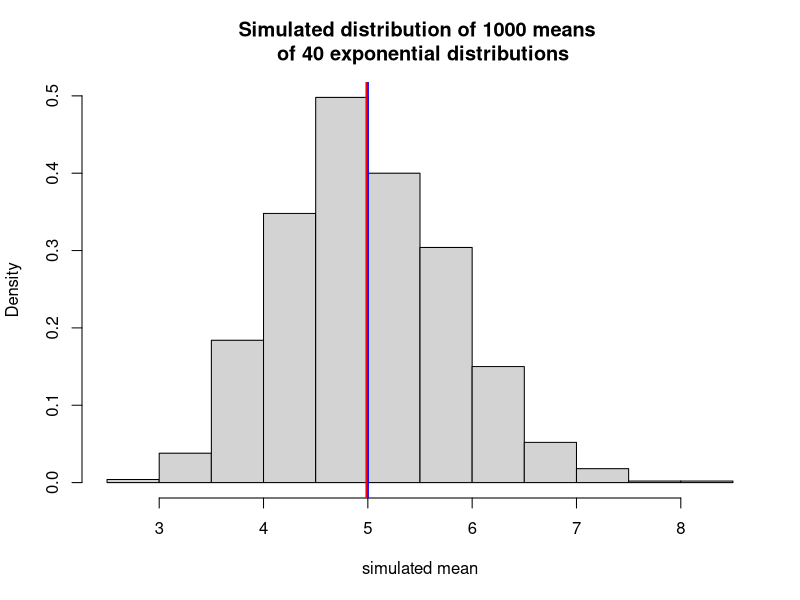
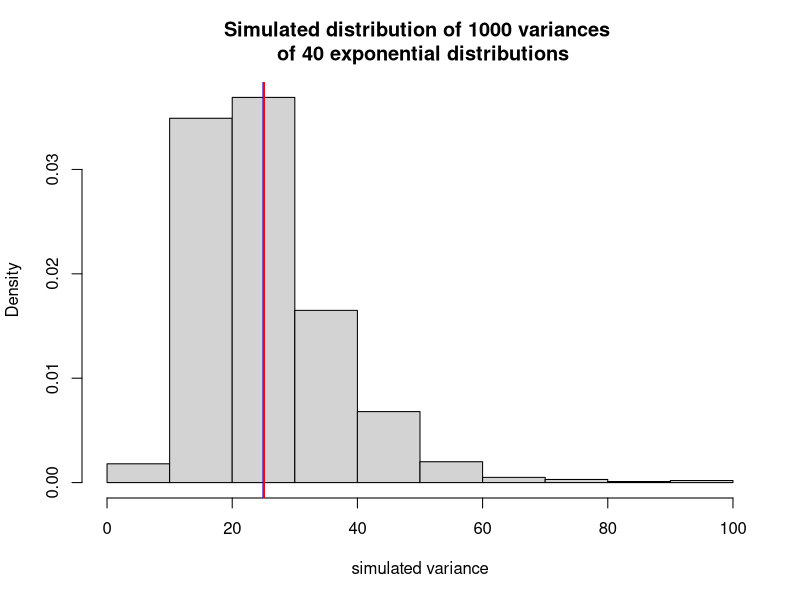
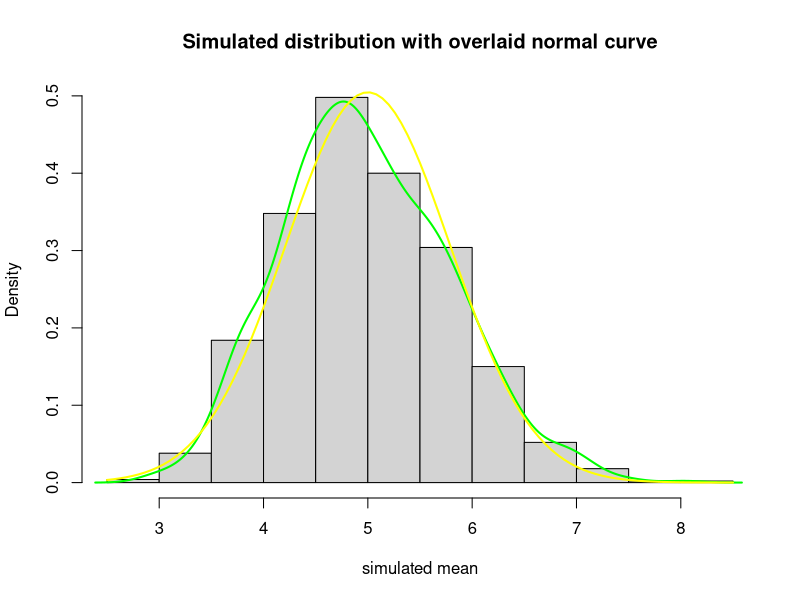

Recreate these plots in R, in order.
## ---- chunk 1
tidy.opts = list(width.cutoff = 30) 
## ---- chunk 2
# simulating means
set.seed(seed = 1000) # set the seed
lambda = 0.2
mns = NULL
for (i in 1 : 1000) mns = c(mns, mean(rexp(n = 40, rate = lambda)))
## ---- chunk 3
# simulating variances
set.seed(seed = 1) # set the seed
lambda = 0.2
vrs = NULL
for (i in 1 : 1000) vrs = c(vrs, var(rexp(n = 40, rate = lambda)))
## ---- chunk 4

# histogram
hist(mns, xlab = "simulated mean", 
     main = "Simulated distribution of 1000 means \n of 40 exponential distributions", 
     freq = FALSE)

# add theoretical mean line
abline(v = 1/lambda, col = "blue", lwd = 2)

# add simulated mean line
abline(v = mean(mns), col = "red", lwd = 2)
## ---- chunk 5

# histogram
hist(vrs, xlab = "simulated variance", 
     main = "Simulated distribution of 1000 variances \n of 40 exponential distributions", 
     freq = FALSE)

# add theoretical variance line
abline(v = (1/lambda)^2, col = "blue", lwd = 2)

# add simulated variance line
abline(v = mean(vrs), col = "red", lwd = 2)
## ---- chunk 6
# histogram
hist(mns, xlab = "simulated mean", 
     main = "Simulated distribution with overlaid normal curve", 
     freq = FALSE)

# overlay density plot of simulated means
lines(density(mns), col = "green", lwd = 2)

# overlay true normal density plot
x <- seq(from = min(mns), to = max(mns), by = 0.01) # create x values
curve(dnorm(x = x, mean = 1/lambda, sd = (1/lambda)/sqrt(40)), add = TRUE, col = "yellow", lwd = 2) # plot normal curve according to true mean and sd of exponential distribution for the values of x created above

